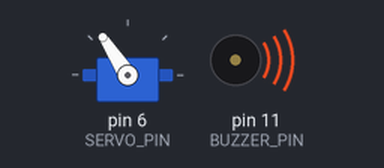
Bench run of a sketch on a simulated Arduino Uno, built with avr-gcc and run on an emulated ATmega328P. Shown: servo, buzzer (waves = sounding, pin HIGH). What the sketch prints to the serial monitor is not drawn.

Above: at 11.05 s.
Timing chart, 0 to 15.6 s (numbered marks = the images above):
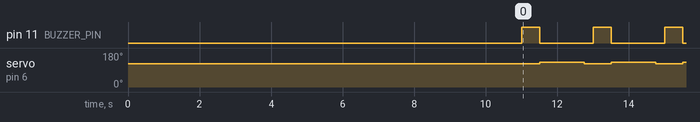

The sketch:

particle_injector_controller.ino
```cpp
/**
 * Dust Injector Control — Servo + Vibration Motor
 *
 * Controls the particle injection mechanism for a low-velocity wind tunnel
 * used in Martian dust filtration experiments.
 *
 * Operation:
 *  - A vibration motor (driven via PWM on a buzzer pin) pulses periodically
 *    to release fine regolith simulant.
 *  - A servo-actuated gate briefly closes immediately after each vibration
 *    pulse to prevent cascading particle release, then reopens shortly
 *    before the next pulse.
 *
 * Pulse timing, servo positions, and total cycle count are configurable
 * to control injected dust mass and repeatability.
 */

#include <Servo.h>

Servo injectorServo;

/* =========================
   Pin Assignments
   ========================= */
const int SERVO_PIN  = 6;    // Servo signal pin
const int BUZZER_PIN = 11;   // PWM-capable pin (avoid 9/10 on Uno with Servo library)

/* =========================
   Servo Positions (degrees)
   ========================= */
const int SERVO_OPEN_DEG  = 123; // Normal (open) position
const int SERVO_CLOSE_DEG = 130; // Brief closed position after pulse

/* =========================
   Vibration Pulse Parameters
   ========================= */
const uint8_t VIBE_PWM            = 255;   // Vibration motor intensity (0–255)
const unsigned long VIBE_ON_MS    = 500;   // Vibration ON duration
const unsigned long VIBE_OFF_MS   = 1500;  // Time between pulses
const int PULSE_CYCLES            = 1100;  // Total number of vibration pulses

/* =========================
   Servo Timing
   ========================= */
// Time before the next vibration pulse that the servo reopens
const unsigned long REOPEN_LEAD_MS = 250;

/* =========================
   Setup
   ========================= */
void setup() {
  Serial.begin(9600);

  injectorServo.attach(SERVO_PIN);
  injectorServo.write(SERVO_OPEN_DEG);

  pinMode(BUZZER_PIN, OUTPUT);
  analogWrite(BUZZER_PIN, 0);

  delay(11000); // Optional startup delay (system stabilization)
  Serial.println("Dust injector initialized. Beginning pulse sequence...");
}

/* =========================
   Main Loop
   ========================= */
void loop() {
  for (int cycle = 0; cycle < PULSE_CYCLES; cycle++) {

    Serial.print("Pulse ");
    Serial.print(cycle + 1);
    Serial.print(" / ");
    Serial.println(PULSE_CYCLES);

    // --- Vibration ON ---
    analogWrite(BUZZER_PIN, VIBE_PWM);
    delay(VIBE_ON_MS);

    // --- Vibration OFF ---
    analogWrite(BUZZER_PIN, 0);

    // Immediately close injector gate to prevent dust cascading
    injectorServo.write(SERVO_CLOSE_DEG);

    // Hold closed until shortly before next vibration pulse
    unsigned long closedHold =
      (VIBE_OFF_MS > REOPEN_LEAD_MS) ? (VIBE_OFF_MS - REOPEN_LEAD_MS) : 0;
    delay(closedHold);

    // Reopen injector gate prior to next pulse
    injectorServo.write(SERVO_OPEN_DEG);

    // Final wait before next vibration cycle
    unsigned long reopenWait =
      (VIBE_OFF_MS > REOPEN_LEAD_MS) ? REOPEN_LEAD_MS : VIBE_OFF_MS;
    delay(reopenWait);
  }

  // End of experiment — shut down vibration motor
  analogWrite(BUZZER_PIN, 0);
  Serial.println("Pulse sequence complete.");

  // Halt execution
  while (true) { /* intentional stop */ }
}
```

Measured:
- by itself, pin 11 (BUZZER_PIN): alternates HIGH for 0.50 s and LOW for 1.5 s
- by itself, servo on pin 6 (SERVO_PIN): alternates 130° for 1.3 s and 123° for 0.75 s
